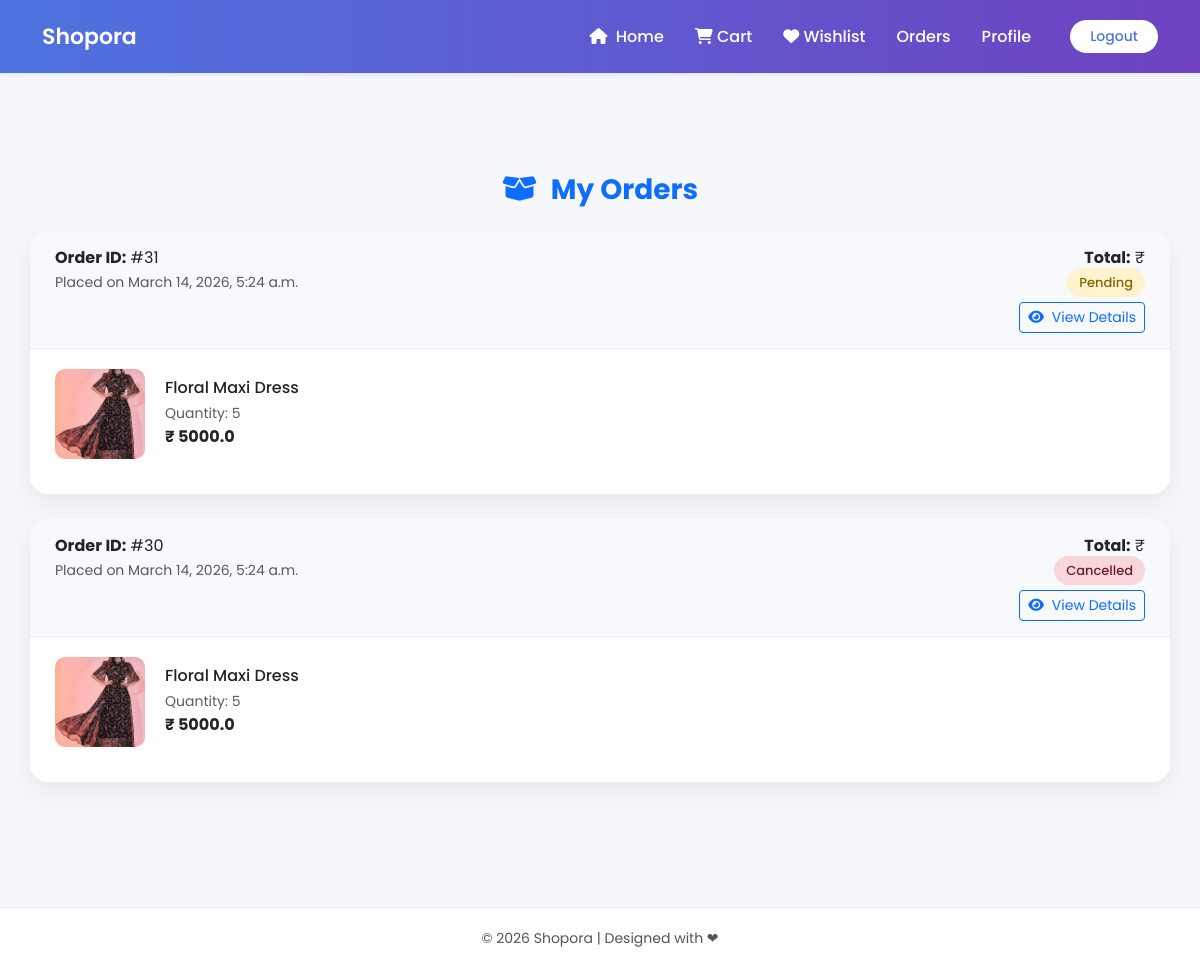
Screenshot of /my_orders (signed in) with the database file from the repository.
### user/models.py (models this page shows, shortened)
class Order(models.Model):
    PAYMENT_CHOICES = (
        ('COD', 'Cash On Delivery'),
        ('UPI', 'UPI'),
        ('CARD', 'Credit/Debit Card'),
    )
    PAYMENT_STATUS = (
        ('PENDING', 'Pending'),
        ('PAID', 'Paid'),
        ('FAILED', 'Failed'),
    )
    ORDER_STATUS = (
        ('PENDING', 'Pending'),
        ('PROCESSING', 'Processing'),
        ('SHIPPED', 'Shipped'),
        ('DELIVERED', 'Delivered'),
    )
    customer = models.ForeignKey(User, on_delete=models.CASCADE)
    total_price = models.FloatField()
    payment_method = models.CharField(max_length=10, choices=PAYMENT_CHOICES)
    payment_status = models.CharField(max_length=10, choices=PAYMENT_STATUS, default='PENDING')
    order_status = models.CharField(max_length=15, choices=ORDER_STATUS, default='PENDING')
    transaction_id = models.CharField(max_length=100, blank=True, null=True)
    carrier=models.CharField(max_length=100,null=True,blank=True)
    tracking=models.CharField(max_length=100,null=True,blank=True)
    shipping_date=models.CharField(max_length=100,null=True,blank=True)
    created_at = models.DateTimeField(auto_now_add=True)

class OrderItem(models.Model):
    order = models.ForeignKey(Order, on_delete=models.CASCADE, related_name='items')
    product = models.ForeignKey(Product, on_delete=models.CASCADE)
    quantity = models.PositiveIntegerField()
    price = models.FloatField()

### siteadmin/models.py (models this page shows, shortened)
class Product(models.Model):
    name = models.CharField(max_length=20)
    size = models.CharField(max_length=20,null=True,blank=True)
    fabric = models.CharField(max_length=20)
    description = models.TextField()
    base_price = models.FloatField()
    stock_quantity = models.PositiveIntegerField()
    categoryid = models.ForeignKey(category, on_delete=models.CASCADE)
    image = models.ImageField(upload_to='products', validators=[validate_jpg])

### user/views.py (the view)
# urls.py: path('my_orders',views.my_orders,name='my_orders'),
def my_orders(request):
    orders = Order.objects.filter(customer=request.user).order_by('-created_at')
    return render(request, 'user/my_orders.html', {'orders': orders})

### template/user/my_orders.html (shortened to what this page needs)
{% extends 'user/base.html' %}
{% block content %}
<div class="container orders-wrapper">
    <h3 class="text-center mb-4 fw-bold text-primary">
        <i class="fa-solid fa-box-open me-2"></i>
        My Orders
    </h3>
    {% if orders %}
        {% for order in orders %}
        <div class="order-card">
<div class="order-header">
    <div>
        <strong>Order ID:</strong> #{{ order.id }} <br>
        <small class="text-muted">
            Placed on {{ order.created_at }}
        </small>
    </div>
    <div class="text-end">
        <strong>Total:</strong> ₹ {{ order.total_amount }} <br>
        {% if order.order_status == "COMPLETED" %}
            <span class="order-status status-delivered">
                Delivered
            </span>
        {% elif order.order_status == "PROCESSING" %}
            <span class="order-status status-pending">
                Processing
            </span>
        {% elif order.order_status == 'PENDING' %}
            <span class="order-status status-pending">
                Pending
            </span>
        {% else %}
            <span class="order-status status-cancelled">
                Cancelled
            </span>
        {% endif %}
        <div class="mt-2">
            <a href="{% url 'my_order_details' order.id %}"
               class="btn btn-sm btn-outline-primary">
                <i class="fa-solid fa-eye me-1"></i>
                View Details
            </a>
        </div>
    </div>
</div>
            <div class="order-body">
                {% for item in order.items.all %}
                <div class="order-product">
                    <img src="{{ item.product.image.url }}">
                    <div>
                        <h6 class="mb-1">
                            {{ item.product.name }}
                        </h6>
                        <small class="text-muted">
                            Quantity: {{ item.quantity }}
                        </small><br>
                        <strong>₹ {{ item.price }}</strong>
                    </div>
                </div>
                {% endfor %}
            </div>
        </div>
        {% endfor %}
    {% endif %}
</div>
{% endblock %}

### template/user/base.html (style rules this page uses)
body { font-family: 'Poppins', sans-serif; background: #f5f7fb; }

### template/user/my_orders.html (style rules this page uses)
.orders-wrapper { padding: 50px 0; min-height: 80vh; }
.order-card { background: #fff; border-radius: 18px; box-shadow: 0 10px 25px rgba(0,0,0,0.06); margin-bottom: 25px; overflow: hidden; }
.order-header { background: #f8f9fc; padding: 15px 25px; display: flex; justify-content: space-between; flex-wrap: wrap; border-bottom: 1px solid #eee; }
.order-body { padding: 20px 25px; }
.order-product { display: flex; align-items: center; gap: 20px; margin-bottom: 15px; }
.order-product img { width: 90px; height: 90px; object-fit: cover; border-radius: 10px; }
.order-status { padding: 5px 12px; border-radius: 20px; font-size: 13px; font-weight: 500; }
.status-pending { background: #fff3cd; color: #856404; }
.status-cancelled { background: #f8d7da; color: #721c24; }

### rows the page displays
Order: id "31", created_at "March 14, 2026, 5:24 a.m.", order_status "Pending"
OrderItem: product.image (picture), product.name "Floral Maxi Dress", quantity "5", price "5000.0"
Order: id "30", created_at "March 14, 2026, 5:24 a.m.", order_status "Cancelled"
OrderItem: product.image (picture), product.name "Floral Maxi Dress", quantity "5", price "5000.0"
